Frame 1 (no input): blank canvas, image omitted
Frame 60 (no input): blank canvas, image omitted
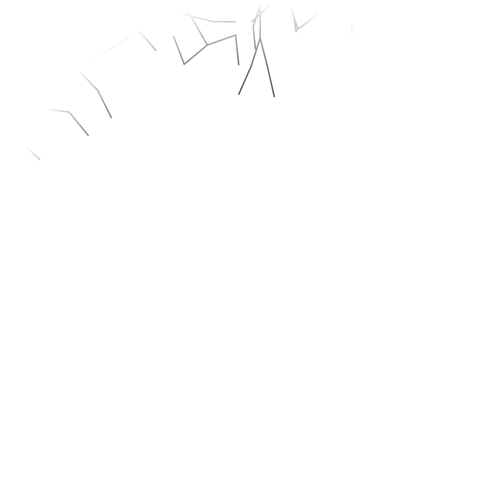
Frame 120 (the mouse pressed at the canvas centre since frame 60)

The p5.js sketch whose frames 1 and 60 were blank and that drew this single picture after the mouse press (run headless with seeded random() and noise() and a simulated clock; from frame 60 on, the mouse is pressed at the canvas centre):

// p5.js sketch
// ── sketch.js
let stickmen = [];
let canvasSize;
let margin = 0;
let baseUnit = 15;
let strokeWidthValue = baseUnit * 0.1;
let vignette;

let bg = 255;
let c = 0;

function setup() {
  createCanvas(500, 500);
  angleMode(DEGREES);
  pixelDensity(2);
  strokeWeight(strokeWidthValue);
  background(bg);

  let total = Math.round(20);
  for (let i = 0; i < total; i++) {
    stickmen.push(new Stickman());
  }

  setVignette();
}

function draw() {
  background(bg);
  for (let sm of stickmen) {
    sm.update();
    sm.display();
  }
  image(vignette, 0, 0, width, height);
}

class Stickman {
  constructor() {
    this.noiseSeed = random(1000);
    this.reset();
  }

  reset() {
    this.pos = createVector(
      random(margin, width - margin),
      random(-height, -100)
    );
    this.fallSpeed = random(1, 2);
    this.headSize = baseUnit * 0.8;
    this.torsoLength = baseUnit * 3;
    this.armLength = baseUnit * 1.5;
    this.legLength = baseUnit * 2;
  }

  update() {
    this.pos.y += this.fallSpeed;
    if (this.pos.y > height + 100) {
      this.reset();
    }
    this.pos.x += map(noise(frameCount * 0.001 + this.noiseSeed), 0, 1, -1, 1);
  }

  display() {
    push();
    translate(this.pos.x, this.pos.y);

    stroke(c);
    noFill();
    ellipse(0, 0, this.headSize);
    
    let t = frameCount * 0.05 + this.noiseSeed;
    let torsoAngle = map(sin(t), -1, 1, -360, 360);

    push();
    translate(0, 0);
    rotate(torsoAngle);

    line(0, baseUnit * 0.5, 0, this.torsoLength);

    this.drawArm(0, this.headSize, 1);
    this.drawArm(0, this.headSize, -1);

    this.drawLeg(0, this.torsoLength, 1);
    this.drawLeg(0, this.torsoLength, -1);

    pop();
    pop();
  }

  drawArm(x, y, side) {
    push();
    translate(x, y);

    let t = frameCount * 0.3 + this.noiseSeed * side;

    let shoulderAngle = map(sin(t + side), -1, 1, 10, 140);
    let elbowAngle = map(sin(t * 0.8 + side * 10), -1, 1, -30, 140);

    rotate(shoulderAngle * side);

    line(0, 0, 0, this.armLength);

    translate(0, this.armLength);
    rotate(elbowAngle * side);

    line(0, 0, 0, this.armLength);

    pop();
  }

  drawLeg(x, y, side) {
    push();
    translate(x, y);

    let t = frameCount * 0.25 + this.noiseSeed;

    let hipAngle = map(sin(t + side * 5), -1, 1, -20, 80);
    let kneeAngle = map(sin(t * 0.9 + side * 20), -1, 1, 0, 110);

    rotate(hipAngle * side);

    line(0, 0, 0, this.legLength);

    translate(0, this.legLength);
    rotate(kneeAngle);

    line(0, 0, 0, this.legLength);

    pop();
  }
}

function setVignette() {
  vignette = createGraphics(width / 4, height / 4);
  vignette.noStroke();
  let w = vignette.width;
  let h = vignette.height;
  vignette.background(bg);
  for (let i = 0; i < 50; i++) {
    vignette.erase(15);
    vignette.ellipse(
      w * 0.5,
      h * 0.5,
      map(i, 0, 50, 0, w),
      map(i, 0, 50, 0, h)
    );
  }
}
